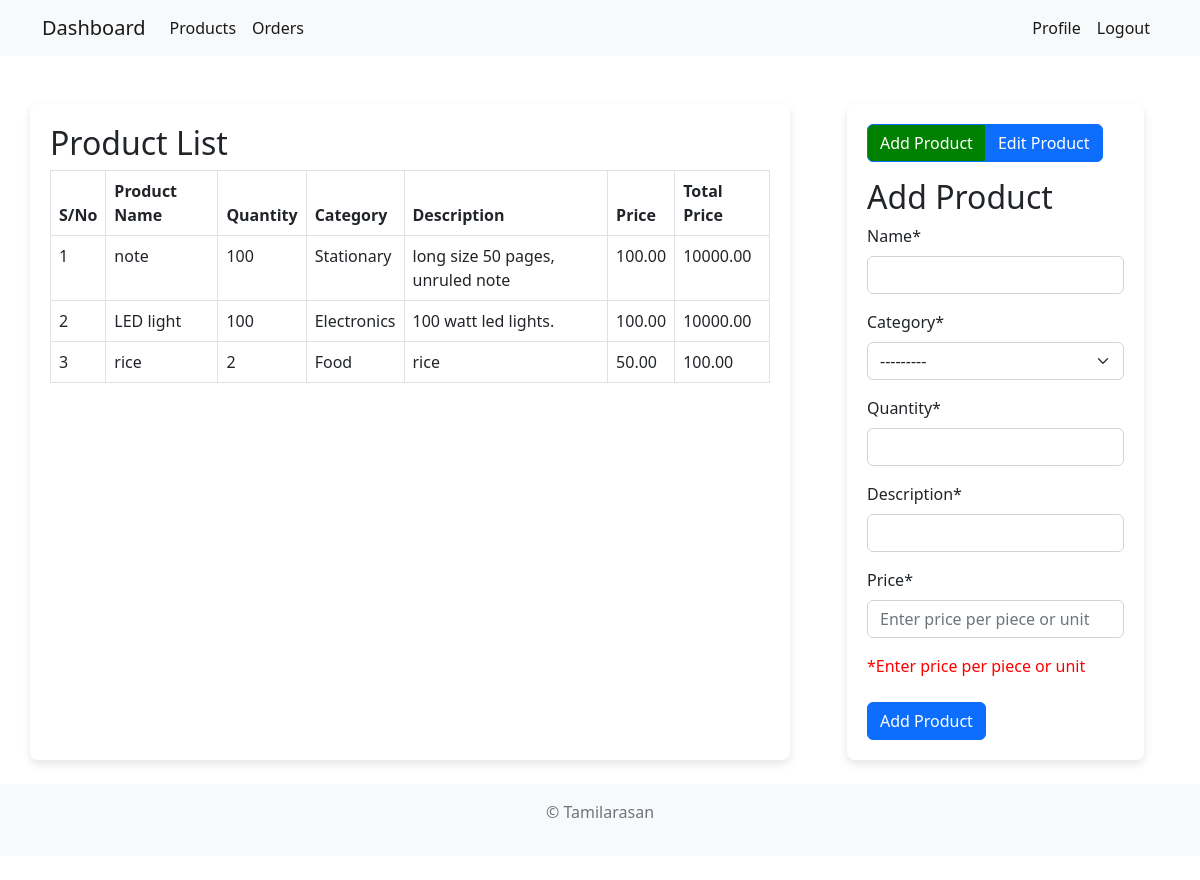
Before: /products/ (signed in) with the older database file.
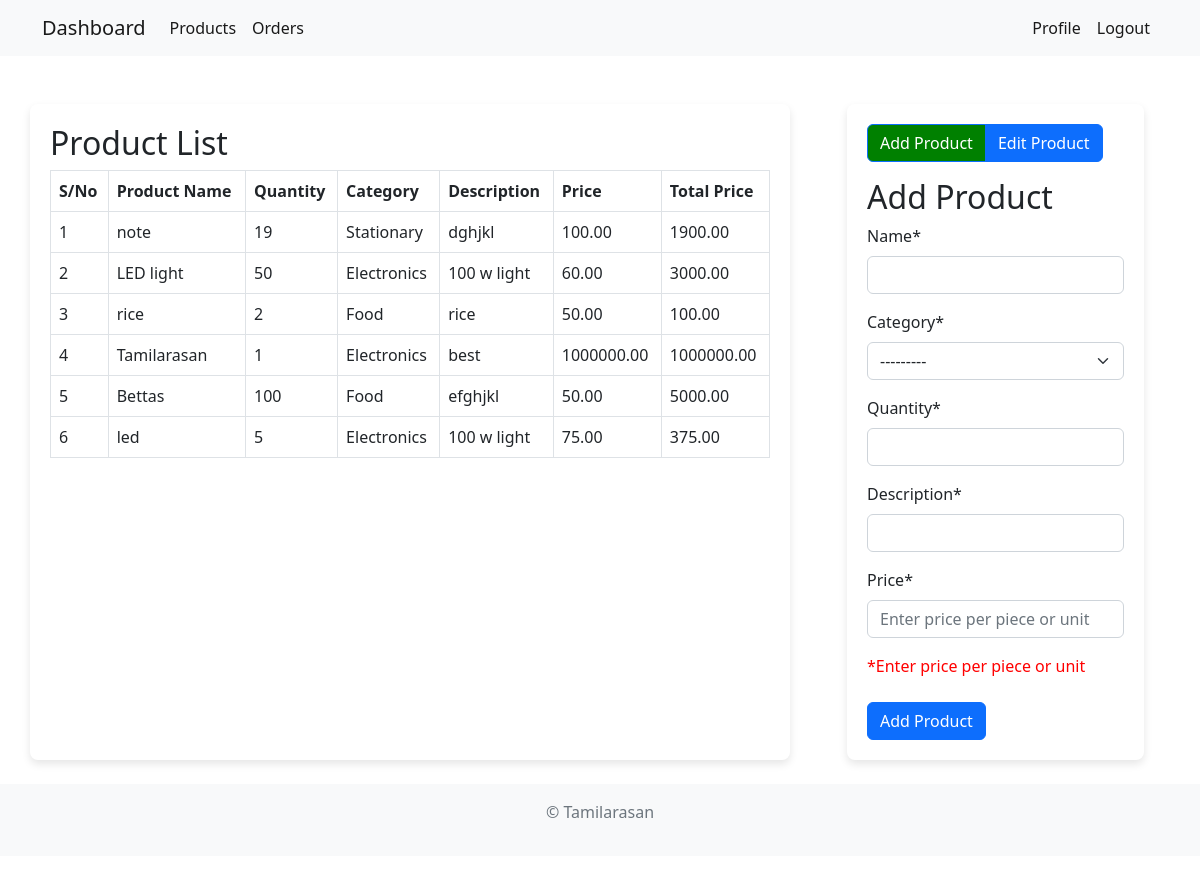
After: the same page with the newer database file.
### inventory/models.py (models this page shows, shortened)
class Product(models.Model):
    name = models.CharField(max_length=100, null=True)
    category = models.CharField(max_length=20, choices=CATEGORY, null=True)
    quantity = models.PositiveIntegerField(null=True)
    description = models.CharField(max_length=200, null=True)
    price = models.DecimalField(max_digits=10, decimal_places=2)
    def __str__(self) -> str:
        return self.name

### inventory/views.py (the view, shortened to what this page needs)
# urls.py: path('products/', views.products, name='products'),
@login_required
def products(request):
    products = Product.objects.all()
    add_form = ProductForm(request.POST or None)
    edit_form = EditProductForm(request.POST or None)
    if request.method == 'POST' and 'add_product' in request.POST:
        add_form = ProductForm(request.POST)
        if add_form.is_valid():
            add_form.save()
            return redirect('products')
    for product in products:
        product.total_price = product.price * product.quantity
    low_stock_products = Product.objects.filter(quantity__lte=10)
    out_of_stock_products = Product.objects.filter(quantity__lte=0)
    context = {
        "title": "Products",
        "products": products,
        "add_form": add_form,
        "edit_form": edit_form,
        "low_stock_products": low_stock_products,
        "out_of_stock_products": out_of_stock_products
    }
    return render(request, 'inventory/products.html', context)

### inventory/forms.py (shortened to what this page needs)
class ProductForm(forms.ModelForm):
    class Meta:
        model = Product
        fields = ['name', 'category', 'quantity', 'description','price']
    def __init__(self, *args, **kwargs):
        super(ProductForm, self).__init__(*args, **kwargs)
        self.helper = FormHelper()
        self.helper.add_input(Submit('submit', 'Save'))
        self.fields['price'].widget.attrs['placeholder'] = 'Enter price per piece or unit'

class EditProductForm(forms.Form):
    product_choice = forms.ModelChoiceField(queryset=Product.objects.all(), empty_label="Select Product to Edit")
    quantity = forms.IntegerField(min_value=1)
    price = forms.DecimalField(min_value=0.01, max_digits=10, decimal_places=2)
    description = forms.CharField(max_length=200, required=False)

### inventory/templates/inventory/products.html (shortened to what this page needs)
{% extends 'inventory/base.html' %}
{% load crispy_forms_tags %}
{% block content %}
<br><br>
<div class="container">
    <div class="row">
        <div class="col-md-8" style="border-radius: 8px; box-shadow: 0 4px 8px rgba(0, 0, 0, 0.1); padding: 20px;">
            <h2>Product List</h2>
            <table class="table table-bordered table-hover">
                <thead class="thead-dark">
                    <tr>
                        <th>S/No</th>
                        <th>Product Name</th>
                        <th>Quantity</th>
                        <th>Category</th>
                        <th>Description</th>
                        <th>Price</th>
                        <th>Total Price</th>
                    </tr>
                </thead>
                <tbody>
                    {% for product in products %}
                    <tr>
                        <td>{{ forloop.counter }}</td>
                        <td>{{ product.name }}</td>
                        <td>{{ product.quantity }}</td>
                        <td>{{ product.category }}</td>
                        <td>{{ product.description }}</td>
                        <td>{{ product.price }}</td>
                        <td>{{ product.total_price }}</td>
                    </tr>
                    {% endfor %}
                </tbody>
            </table>
        </div>
        <div class="col-md-4" style="height: auto; width: auto; border-radius: 8px; box-shadow: 0 4px 8px rgba(0, 0, 0, 0.1); padding: 20px; margin-left: 5%;">
            <div class="btn-group mb-3">
                <button id="showAddProductFormBtn" class="btn btn-primary">Add Product</button>
                <button id="showEditProductFormBtn" class="btn btn-primary">Edit Product</button>
            </div>
            <div id="formContainer">
                <div id="addProductForm" style="display: none;">
                    <h2>Add Product</h2>
                    <form method="POST">
                        {{ add_form|crispy }}
                        <div><span style="color: red;">*Enter price per piece or unit</span></div><br>
                        <button type="submit" name="add_product" class="btn btn-primary">Add Product</button>
                    </form>
                </div>
            </div>
        </div>
    </div>
</div>
{% endblock %}

Changed rows visible on the page:
changed Product "note": quantity "100" → "19"; description "long size 50 pages, unruled note" → "dghjkl"; total_price "10000.00" → "1900.00"
changed Product "LED light": quantity "100" → "50"; description "100 watt led lights." → "100 w light"; price "100.00" → "60.00"; total_price "10000.00" → "3000.00"
added Product: name "Tamilarasan", quantity "1", category "Electronics", description "best", price "1000000.00", total_price "1000000.00"
added Product: name "Bettas", quantity "100", category "Food", description "efghjkl", price "50.00", total_price "5000.00"
added Product: name "led", quantity "5", category "Electronics", description "100 w light", price "75.00", total_price "375.00"
